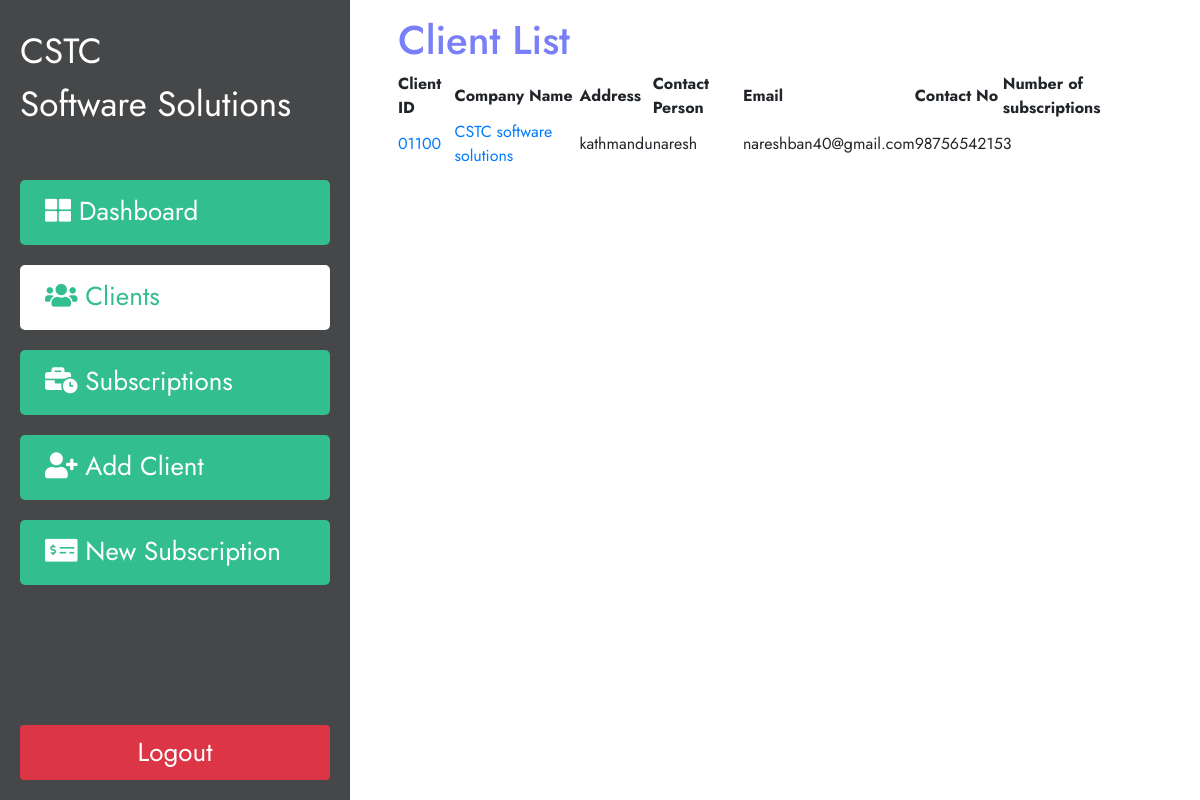
/customers (signed in), run on an earlier commit of the app's database.
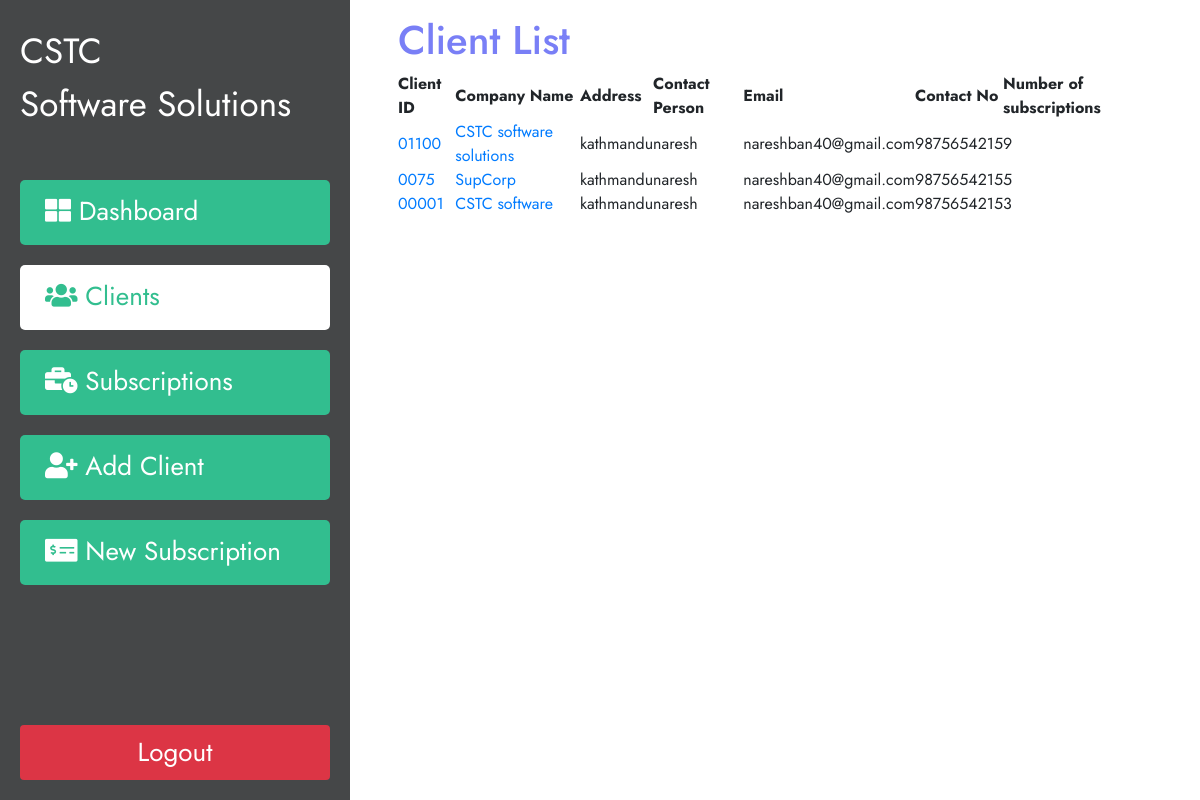
And on a later commit of the database.
### customer/models.py (models this page shows, shortened)
class Customer(models.Model):
    ClientID = models.CharField(max_length=10,default="")
    Name = models.CharField(max_length=250)
    Address1 = models.CharField(max_length=150)
    Address2 = models.CharField(max_length=150, blank=True)
    City= models.CharField(max_length=100)
    District = models.CharField(max_length=20)
    Zone = models.CharField(max_length=100)
    PhoneNo= models.CharField(max_length=15)
    Email = models.CharField(max_length=100)
    Website = models.CharField(max_length=100, blank=True)
    Contact_Person= models.CharField(max_length=100)
    Contact_Person_MobileNo= models.CharField(max_length=15)
    Contact_Person_Email= models.CharField(max_length=100)

### customer/views.py (the view)
# urls.py: path('customers', views.customers_list, name='customers'),
@login_required(login_url='index')
def customers_list(request):
    obj = Customer.objects.all()
    context ={
        'customers':obj,
    }
    return render(request,'customers.html',context)

### customer/Templates/customers.html (shortened to what this page needs)
{% extends "base.html" %}
{% block content %}
<div class="col-lg px-5 py-3 tablecontent">
   <h1 style="color:#797ff6;">Client List</h1>
   <table id="datatable" class="display" style="width:100%">
      <thead>
         <tr>
            <th>Client ID</th>
            <th>Company Name</th>
            <th>Address</th>
            <th>Contact Person</th>
            <th>Email</th>
            <th>Contact No</th>
            <th>Number of subscriptions</th>
         </tr>
      </thead>
      <tbody>
         {% for customer in customers %}
         <tr>
            <td><a href="{%url 'customerdetail' customer.id %}">{{ customer.ClientID }}</a></td>
            <td><a href="{%url 'customerdetail' customer.id %}">{{ customer.Name  }}</a></td>
            <td>{{ customer.City }}</td>
            <td>{{ customer.Contact_Person }}</td>
            <td>{{ customer.Email }}</td>
            <td>{{ customer.Contact_Person_MobileNo }}</td>
            <td>{{ customer.custom.count }}</td>
         </tr>
         {% endfor %}
      </tbody>
   </table>
</div>
{% endblock content %}

What changed in the data, as far as the page shows it:
changed Customer "CSTC software solutions": custom.count "3" → "9"
added Customer: ClientID "0075", Name "SupCorp", City "kathmandu", Contact_Person "naresh", Email "nareshban40@gmail.com", Contact_Person_MobileNo "9875654215", custom.count "5"
added Customer: ClientID "00001", Name "CSTC software", City "kathmandu", Contact_Person "naresh", Email "nareshban40@gmail.com", Contact_Person_MobileNo "9875654215", custom.count "3"
